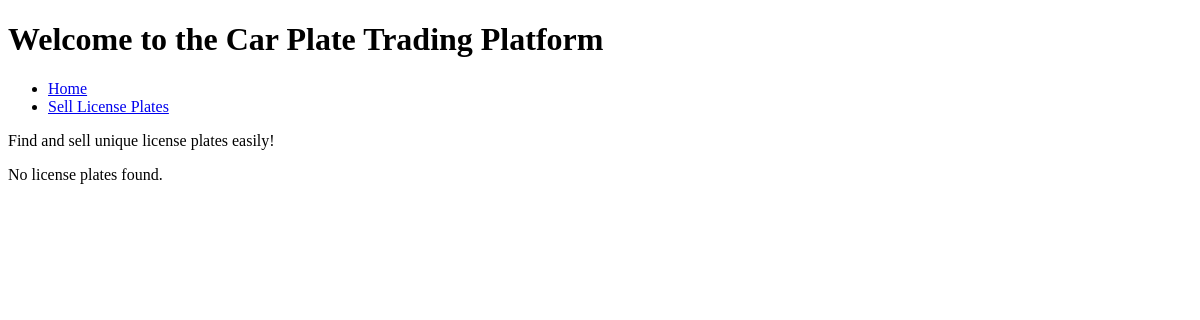
Before: / with the older database file.
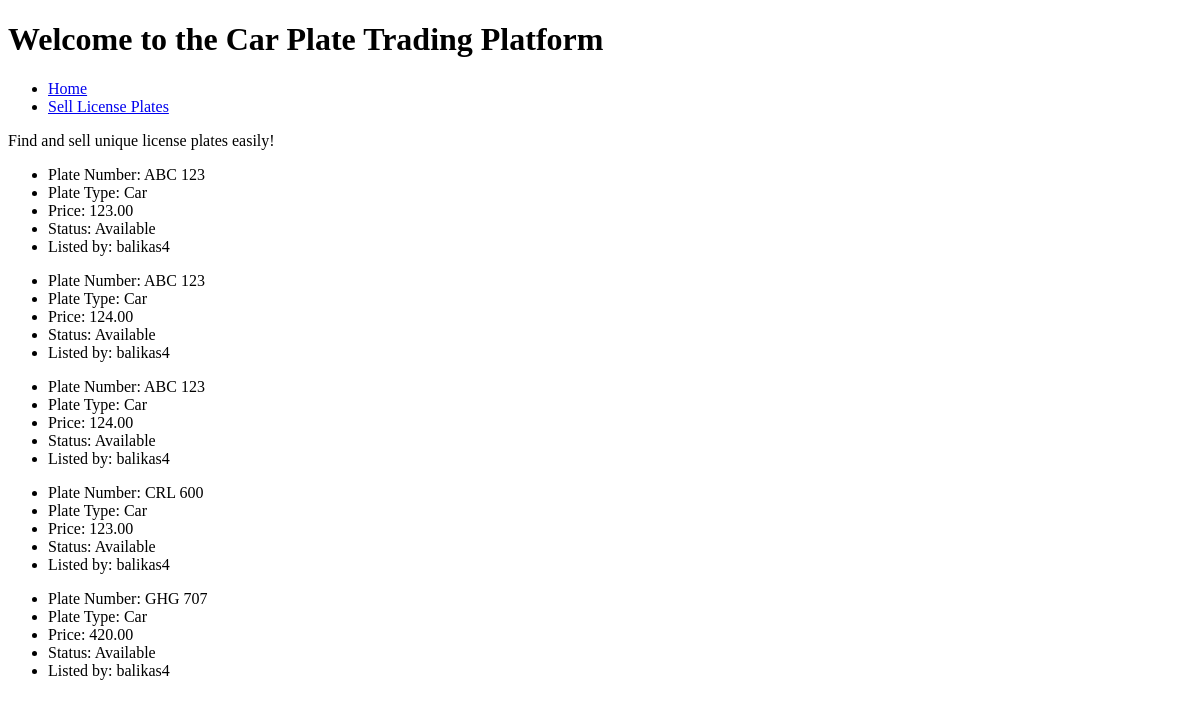
After: the same page with the newer database file.
### website/models.py (models this page shows, shortened)
class PlateLT(models.Model):
    PLATE_TYPES = [
        ('car', 'Car'),
        ('trailer', 'Trailer'),
        ('moto', 'Moto'),
        ('scooter', 'Scooter'),
        ('4wheel', '4-Wheel'),
    ]
    id = models.UUIDField(primary_key=True, default=uuid.uuid4, editable=False, unique=True)
    plate_number = models.CharField(max_length=10, db_index=True)
    plate_type = models.CharField(max_length=15, choices=PLATE_TYPES)
    image = models.ImageField(upload_to='plates/', null=True, blank=True)
    price = models.DecimalField(max_digits=10, decimal_places=2)
    status = models.CharField(max_length=20, default='Available', choices=[
        ('Available', 'Available'),
        ('Sold', 'Sold'),
        ('Reserved', 'Reserved'),
    ])
    listed_by = models.ForeignKey(User, on_delete=models.CASCADE)  # Ensure this is correct
    created_at = models.DateTimeField(auto_now_add=True)
    updated_at = models.DateTimeField(auto_now=True)

### website/views.py (the view)
# urls.py: 2. Add a URL to urlpatterns:  path('', views.home, name='home')
def home(request):
    plates = PlateLT.objects.all()  # Fetch all license plates
    return render(request, 'home.html', {'plates': plates})

### website/templates/home.html (shortened to what this page needs)
<!DOCTYPE html>
<html lang="en">
<head>
</head>
<body>
    <header>
        <h1>Welcome to the Car Plate Trading Platform</h1>
    </header>
    <nav>
        <ul>
            <li><a href="/">Home</a></li>
            <li><a href="/parduoti-numerius/">Sell License Plates</a></li>
        </ul>
    </nav>
    <main>
        <p>Find and sell unique license plates easily!</p>
        {% for plate in plates %}
        <ul>
            <li>Plate Number: {{ plate.plate_number }}</li>
            <li>Plate Type: {{ plate.get_plate_type_display }}</li>
            <li>Price: {{ plate.price }}</li>
            <li>Status: {{ plate.status }}</li>
            <li>Listed by: {{ plate.listed_by.username }}</li>
        </ul>
        {% empty %}
        <p>No license plates found.</p>
        {% endfor %}
    </main>
</body>
</html>

Changed rows visible on the page:
added PlateLT: plate_number "ABC 123", plate_type "Car", price "123.00", status "Available", listed_by.username "balikas4"
added PlateLT: plate_number "ABC 123", plate_type "Car", price "124.00", status "Available", listed_by.username "balikas4"
added PlateLT: plate_number "ABC 123", plate_type "Car", price "124.00", status "Available", listed_by.username "balikas4"
added PlateLT: plate_number "CRL 600", plate_type "Car", price "123.00", status "Available", listed_by.username "balikas4"
added PlateLT: plate_number "GHG 707", plate_type "Car", price "420.00", status "Available", listed_by.username "balikas4"
Other visible differences:
text no longer shown: "No license plates found."
